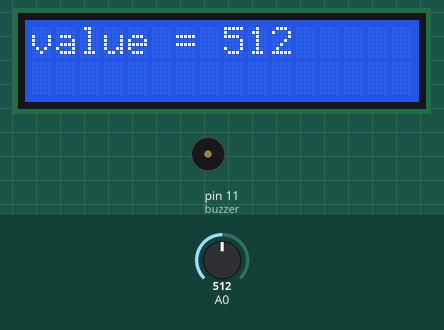
A sketch run on a simulated Arduino Uno, built with avr-gcc and run on an emulated ATmega328P. Parts: 16×2 character LCD, buzzer (waves = sounding). The inputs (shaded band) are chosen by the test bench; at power-on: A0 = 512. What the sketch prints to the serial monitor is not drawn.

Above: at 1.2 s.
1.3 s: A0 set to 742
At 2.4 s:
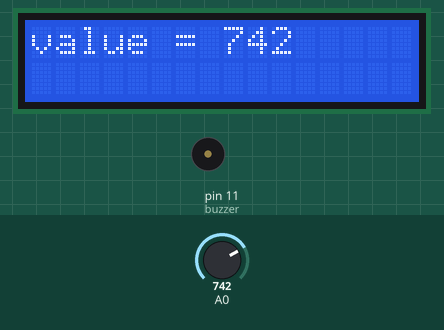
6.4 s: A0 set to 766
At 7.84 s:
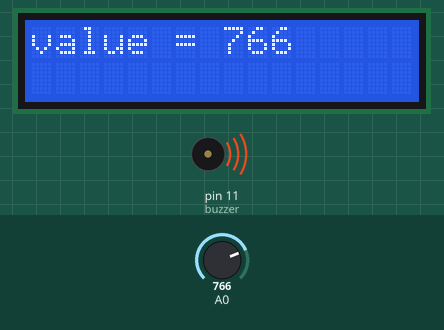
11.5 s: A0 set to 740
At 12.9 s:
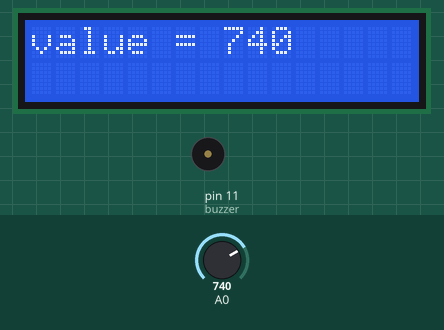
Timing chart, 0 to 14.5 s (numbered marks = the images above; inputs shaded):
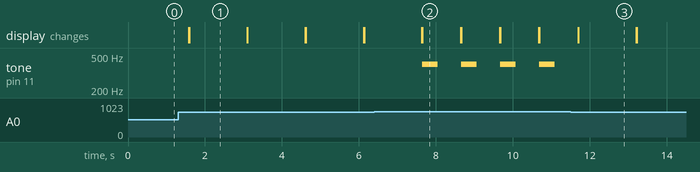

The sketch:

Gas_Leckage_Detector.ino
```cpp
#include <Wire.h>
#include <LiquidCrystal_I2C.h>

LiquidCrystal_I2C lcd(0x27,16,2);

int gas;

int buzzer = 11;

void setup()
{
  lcd.init();

  lcd.backlight();

  Serial.begin(9600);

  pinMode(buzzer,OUTPUT);
}

void loop()
{

  gas = analogRead(A0);
  Serial.println(gas);
  lcd.setCursor(0,0);
  //lcd.print("Tazel");
  lcd.print("value = ");
  lcd.print(gas);

  if(gas>750)
  {

  tone(buzzer,400);
  delay(400);

  noTone(buzzer);
  delay(100);

  }
  else
  {
  noTone(buzzer);
  delay(1000);
  }
  delay(500);
  lcd.clear();
}
```

Measured:
- the behaviour switches between 750 and 751 on A0 (found by bisection; images 1 and 2)
- after the input at 1.3 s, the display: first differs from a run without the input after 0.29 s (image 1)
- after the input at 6.4 s, tone on pin 11 (buzzer): alternates 400 Hz for 0.40 s and silent for 0.61 s, starting after 1.2 s; the display: first differs from a run without the input after 1.2 s (image 2)
- after the input at 11.5 s, tone on pin 11 (buzzer): stops changing and stays silent; the display: first differs from a run without the input after 0.20 s (image 3)
- what the display in image 1 shows lasts 1.5 s, from 1.6 s to 3.1 s
- what the display in image 2 shows lasts 1.1 s, from 7.6 s to 8.7 s
